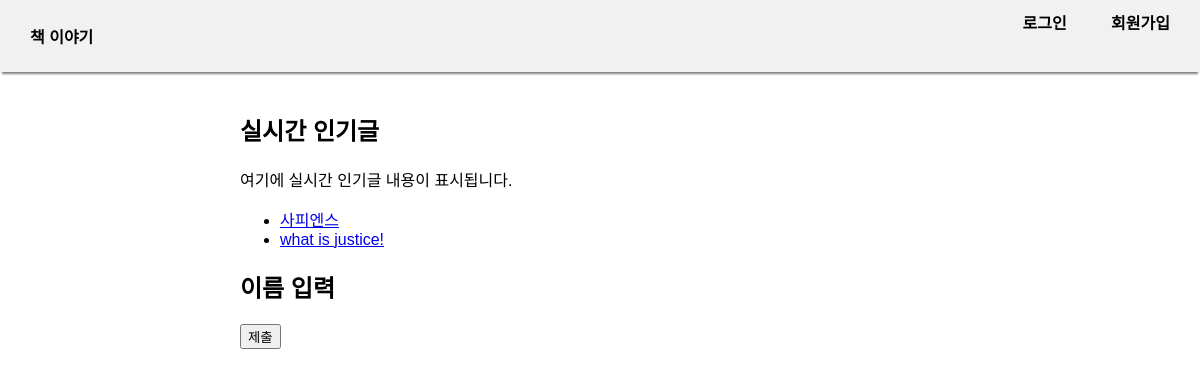
The page /book/ on the database as committed earlier.
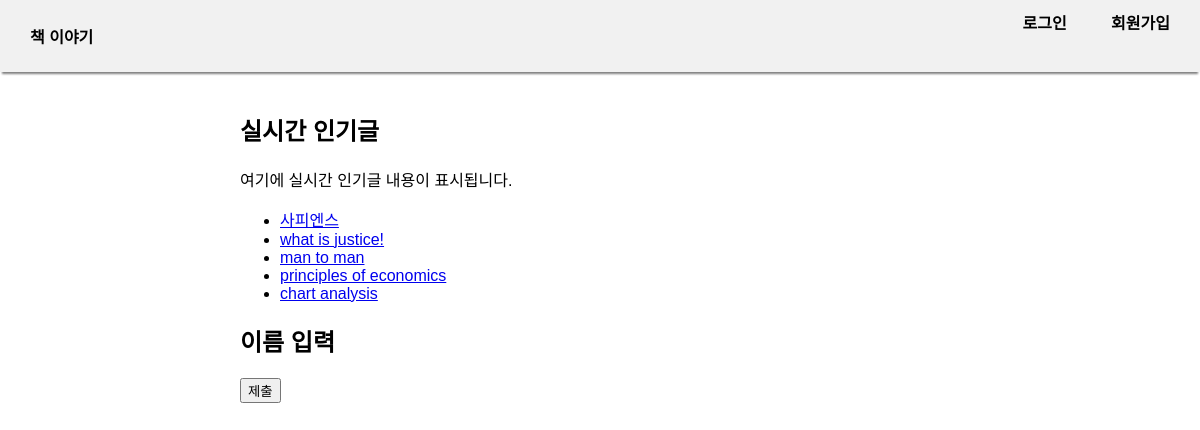
The same page on the database as committed later.
### book/models.py (models this page shows, shortened)
class bookT(models.Model):
    book_Title = models.CharField(max_length=200)
    pub_date = models.DateTimeField("date published")

### book/views.py (the view)
# urls.py: path('', views.index, name='index'),
def index(request):
    book_title_list=bookT.objects.all()
    context={
        'book_title_list' : book_title_list,
    }
    return render(request,'book/index.html',context)

### book/templates/book/index.html (shortened to what this page needs)
 <!DOCTYPE html>
 <html>
 <head>
 </head>
 <body>
     <div class="navbar">
         <a href="{% url 'index' %}">책 이야기</a>
         <div>
             <a href="{% url 'login' %}">로그인</a>
             <a href="{% url 'signup' %}">회원가입</a>
         </div>
     </div>
     <div class="main-content">
         <h2>실시간 인기글</h2>
         <p>여기에 실시간 인기글 내용이 표시됩니다.</p>
         {%if book_title_list%}
        <ul>
        {%for title in book_title_list%}   {%comment%} 디비에 있는 책들의 값을 불러오는 것  {%endcomment%}
            <li><a href="/book/{{ title.id }}/">{{ title.book_Title }}</a></li>
        {%endfor%}
        </ul>
        {%else%}
        <p>no book title</p>
        {%endif%}
        <h2>이름 입력</h2>
        <form method="post" >
            <button type="submit">제출</button>
        </form>
     </div>
 </body>
 </html>

### book/templates/book/index.html (style rules this page uses)
body { font-family: Arial, sans-serif; margin: 0; padding: 0; }
.navbar { display: flex; justify-content: space-between; background-color: #f1f1f1; padding: 10px; box-shadow: 0 4px 2px -2px gray; }
.navbar a { text-decoration: none; color: black; padding: 14px 20px; font-weight: bold; }
.main-content { margin-left: 220px; padding: 20px; }

Rows that differ between the two databases and show on the page:
added bookT: book_Title "man to man"
added bookT: book_Title "principles of economics"
added bookT: book_Title "chart analysis"
